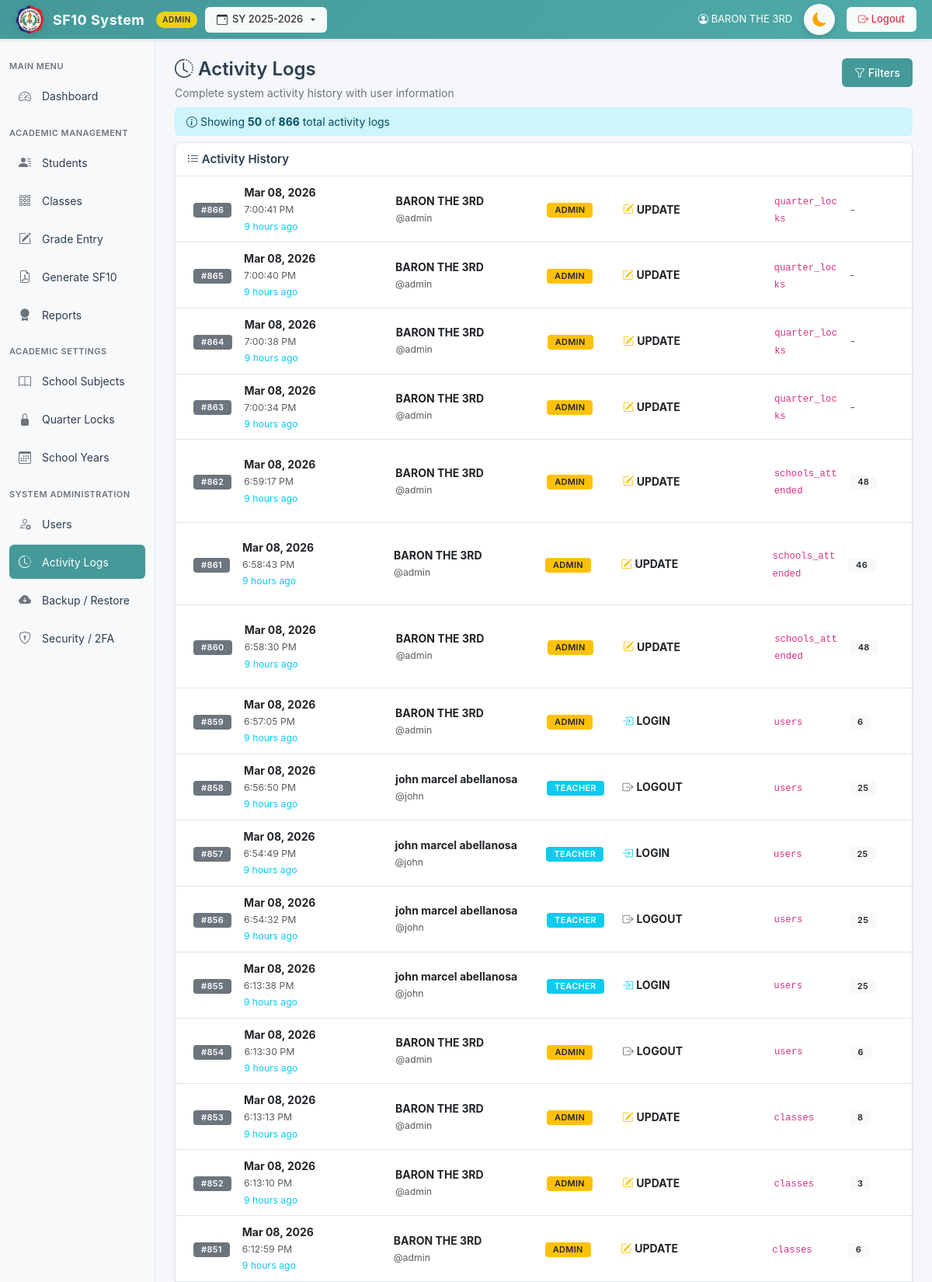
Screenshot of /pages/logs.php (signed in, upper part) with the database file from the repository.
### tables this page shows
CREATE TABLE `change_logs` (
  `id` int(11) NOT NULL AUTO_INCREMENT,
  `user_id` int(11) DEFAULT NULL,
  `action` varchar(255) DEFAULT NULL,
  `table_name` varchar(50) DEFAULT NULL,
  `record_id` int(11) DEFAULT NULL,
  `timestamp` datetime DEFAULT current_timestamp(),
  `details` text DEFAULT NULL,
  PRIMARY KEY (`id`),
  KEY `user_id` (`user_id`),
  CONSTRAINT `change_logs_ibfk_1` FOREIGN KEY (`user_id`) REFERENCES `users` (`id`) ON DELETE SET NULL
);

CREATE TABLE `users` (
  `id` int(11) NOT NULL AUTO_INCREMENT,
  `username` varchar(50) NOT NULL,
  `password` varchar(255) NOT NULL,
  `full_name` varchar(100) NOT NULL,
  `role` enum('admin','teacher') NOT NULL,
  `school_name` varchar(255) DEFAULT NULL,
  `school_id` varchar(50) DEFAULT NULL,
  `district` varchar(100) DEFAULT NULL,
  `division` varchar(100) DEFAULT NULL,
  `region` varchar(100) DEFAULT NULL,
  `subject_id` int(11) DEFAULT NULL COMMENT 'For subject teachers - which subject they teach',
  `created_at` timestamp NOT NULL DEFAULT current_timestamp(),
  `totp_secret` varchar(255) DEFAULT NULL,
  `2fa_on_login` tinyint(1) DEFAULT 0,
  `remember_token` varchar(255) DEFAULT NULL,
  PRIMARY KEY (`id`),
  UNIQUE KEY `username` (`username`),
  KEY `fk_users_subject` (`subject_id`),
  CONSTRAINT `fk_users_subject` FOREIGN KEY (`subject_id`) REFERENCES `subjects` (`id`) ON DELETE SET NULL ON UPDATE CASCADE
);

### pages/logs.php (the view, shortened to what this page needs)
<?php
require_once '../includes/db.php';
include '../templates/header.php';
$page = isset($_GET['page']) ? (int)$_GET['page'] : 1;
$per_page = 50;
$offset = ($page - 1) * $per_page;
$where_conditions = [];
$params = [];
$param_types = '';
$where_sql = !empty($where_conditions) ? 'WHERE ' . implode(' AND ', $where_conditions) : '';
$count_query = "SELECT COUNT(*) as total FROM change_logs cl $where_sql";
if (!empty($params)) {
    $stmt = $conn->prepare($count_query);
    $stmt->bind_param($param_types, ...$params);
    $stmt->execute();
    $total_logs = $stmt->get_result()->fetch_assoc()['total'];
} else {
    $total_logs = $conn->query($count_query)->fetch_assoc()['total'];
}
$logs_query = "SELECT cl.*, u.username, u.full_name, u.role
               FROM change_logs cl
               LEFT JOIN users u ON cl.user_id = u.id
               $where_sql
               ORDER BY cl.timestamp DESC
               LIMIT ? OFFSET ?";
$params[] = $per_page;
$params[] = $offset;
$param_types .= 'ii';
$stmt = $conn->prepare($logs_query);
if (!empty($where_conditions)) {
    $stmt->bind_param($param_types, ...$params);
} else {
    $stmt->bind_param('ii', $per_page, $offset);
}
$stmt->execute();
$logs = $stmt->get_result();
function getActionIcon($action) {
    $icons = [
        'INSERT' => 'bi-plus-circle text-success',
        'UPDATE' => 'bi-pencil-square text-warning',
        'DELETE' => 'bi-trash text-danger',
        'LOGIN' => 'bi-box-arrow-in-right text-info',
        'LOGOUT' => 'bi-box-arrow-right text-secondary',
        'CREATE' => 'bi-file-plus text-success',
        'GRADE_ENTRY' => 'bi-journal-check text-primary',
    ];
    return $icons[$action] ?? 'bi-circle text-muted';
}
function timeAgo($datetime) {
    $timestamp = strtotime($datetime);
    $now = time();
    $diff = $now - $timestamp;
    if ($diff < 86400) {
        $hours = floor($diff / 3600);
        return $hours . ' hour' . ($hours != 1 ? 's' : '') . ' ago';
    }
    return date('M d, Y g:i A', $timestamp);
}
?>
<div class="d-flex justify-content-between align-items-start mb-2">
    <div class="page-header mb-0">
        <h2><i class="bi bi-clock-history"></i> Activity Logs</h2>
        <p class="subtitle mb-0">Complete system activity history with user information</p>
    </div>
    <button class="btn btn-primary" data-bs-toggle="modal" data-bs-target="#filterModal">
        <i class="bi bi-funnel"></i> Filters
    </button>
</div>
<div class="alert alert-info compact-stats mb-2">
    <i class="bi bi-info-circle"></i>
    Showing <strong><?= number_format($logs->num_rows) ?></strong> of <strong><?= number_format($total_logs) ?></strong> total activity logs
</div>
<div class="card activity-card">
    <div class="card-header">
        <i class="bi bi-list-ul"></i> Activity History
    </div>
    <div class="card-body p-0 logs-card-body">
        <div class="log-row-container">
            <?php if ($logs->num_rows > 0): ?>
                <?php while($log = $logs->fetch_assoc()): ?>
                <div class="log-row">
                    <div class="row align-items-center">
                        <div class="col-auto" data-label="ID:">
                            <span class="badge bg-secondary">#<?= $log['id'] ?></span>
                        </div>
                        <div class="col-md-2" data-label="Date:">
                            <div>
                                <div><strong><?= date('M d, Y', strtotime($log['timestamp'])) ?></strong></div>
                                <small class="text-muted"><?= date('g:i:s A', strtotime($log['timestamp'])) ?></small><br>
                                <small class="text-info"><?= timeAgo($log['timestamp']) ?></small>
                            </div>
                        </div>
                        <div class="col-md-2" data-label="User:">
                            <div>
                                <div><strong><?= htmlspecialchars($log['full_name'] ?? 'System') ?></strong></div>
                                <small class="text-muted">@<?= htmlspecialchars($log['username'] ?? 'system') ?></small>
                            </div>
                        </div>
                        <div class="col-md-1" data-label="Role:">
                            <div>
                                <?php if ($log['role']): ?>
                                <span class="badge <?= $log['role'] === 'admin' ? 'bg-warning text-dark' : 'bg-info' ?>">
                                    <?= strtoupper($log['role']) ?>
                                </span>
                                <?php else: ?>
                                <span class="badge bg-secondary">SYSTEM</span>
                                <?php endif; ?>
                            </div>
                        </div>
                        <div class="col-md-2" data-label="Action:">
                            <div>
                                <i class="bi <?= getActionIcon($log['action']) ?>"></i>
                                <strong><?= htmlspecialchars($log['action']) ?></strong>
                            </div>
                        </div>
                        <div class="col-md-1" data-label="Table:">
                            <code><?= htmlspecialchars($log['table_name']) ?></code>
                        </div>
                        <div class="col-md-1" data-label="Record:">
                            <div>
                                <?php if ($log['record_id']): ?>
                                <span class="badge bg-light text-dark"><?= $log['record_id'] ?></span>
                                <?php else: ?>
                                <span class="text-muted">-</span>
                                <?php endif; ?>
                            </div>
                        </div>
                    </div>
                </div>
                <?php endwhile; ?>
            <?php endif; ?>
        </div>
    </div>
</div>
<?php include '../templates/footer.php'; ?>

### assets/css/style.css (style rules this page uses)
* { margin: 0; padding: 0; box-sizing: border-box; }
body { background-color: #f5f7fa; font-family: -apple-system, BlinkMacSystemFont, "Segoe UI", Roboto, "Helvetica Neue", Arial, sans-serif; color: #2c3e50; font-size: 14px; overflow-x: hidden; overflow-y: overlay; }
html { overflow-y: overlay; }
:root { --primary-teal: #449999; --primary-teal-dark: #3a8585; --primary-teal-light: #4FABA9; --sidebar-bg: #f8f9fa; --topbar-bg: #449999; --text-dark: #2c3e50; --text-muted: #6c757d; --border-color: #e1e5eb; --card-shadow: 0 1px 3px rgba(0, 0, 0, 0.08); --hover-bg: #f0f2f5; --card-bg: #ffffff; --input-bg: #ffffff; --input-border: #ced4da; --input-text: #212529; }
.page-header { margin-bottom: 25px; }
.page-header h2 { color: var(--text-dark); font-size: 24px; font-weight: 600; margin-bottom: 5px; }
.page-header .subtitle { color: var(--text-muted); font-size: 14px; }
.card { border: 1px solid var(--border-color); border-radius: 8px; box-shadow: var(--card-shadow); background: white; margin-bottom: 20px; }
.card-header { background: white; border-bottom: 1px solid var(--border-color); padding: 16px 20px; font-weight: 600; color: var(--text-dark); font-size: 15px; border-radius: 8px 8px 0 0 !important; }
.card-body { padding: 20px; }
.btn { border-radius: 6px; font-weight: 500; padding: 8px 16px; font-size: 14px; transition: all 0.2s; border: none; }
.btn-primary { background-color: var(--primary-teal); color: white; }
.alert { border-radius: 6px; border: none; font-size: 14px; padding: 12px 16px; }
.badge { padding: 4px 10px; border-radius: 4px; font-size: 11px; font-weight: 600; text-transform: uppercase; letter-spacing: 0.3px; }

### templates/header.php (style rules this page uses)
html, body { background-color: #f4f7fb; }

### pages/logs.php (style rules this page uses)
html, body { height: 100vh; margin: 0; padding: 0; overflow: hidden !important; }
body { display: flex; flex-direction: column; height: 100vh; }
.activity-card { flex: 1 1 auto; display: flex; flex-direction: column; min-height: 0; overflow: hidden; margin-bottom: 0; }
.activity-card .card-header { flex-shrink: 0; position: sticky; top: 0; z-index: 100; background: var(--card-bg); border-bottom: 1px solid var(--border-color); }
.activity-card .card-body { flex: 1 1 auto; min-height: 0; overflow-y: auto !important; overflow-x: auto; padding: 0; -webkit-overflow-scrolling: touch; }
@media (min-width: 769px) { .log-row-container { min-width: 1200px; } }
@media (min-width: 769px) { .log-row .row { flex-wrap: nowrap; } }
.log-row { border-bottom: 1px solid var(--border-color); padding: 10px 15px; transition: background-color 0.2s; }
.log-row .row { margin: 0; }
.log-row .col-auto, .log-row [class*="col-"] { padding-left: 8px; padding-right: 8px; }
@media (min-width: 769px) { .log-row { min-width: 1000px; } }
.compact-stats { padding: 8px 15px; margin-bottom: 12px; font-size: 14px; }
.activity-card .card-header { padding: 10px 15px; font-size: 15px; font-weight: 600; }

### rows the page displays
change_logs: id "866", timestamp "Mar 08, 2026", timestamp "7:00:41 PM", timestamp "9 hours ago", user.full_name "BARON THE 3RD", user.username "admin", user.role "ADMIN", action "UPDATE", table_name "quarter_locks"
change_logs: id "865", timestamp "Mar 08, 2026", timestamp "7:00:40 PM", timestamp "9 hours ago", user.full_name "BARON THE 3RD", user.username "admin", user.role "ADMIN", action "UPDATE", table_name "quarter_locks"
change_logs: id "864", timestamp "Mar 08, 2026", timestamp "7:00:38 PM", timestamp "9 hours ago", user.full_name "BARON THE 3RD", user.username "admin", user.role "ADMIN", action "UPDATE", table_name "quarter_locks"
change_logs: id "863", timestamp "Mar 08, 2026", timestamp "7:00:34 PM", timestamp "9 hours ago", user.full_name "BARON THE 3RD", user.username "admin", user.role "ADMIN", action "UPDATE", table_name "quarter_locks"
change_logs: id "862", timestamp "Mar 08, 2026", timestamp "6:59:17 PM", timestamp "9 hours ago", user.full_name "BARON THE 3RD", user.username "admin", user.role "ADMIN", action "UPDATE", table_name "schools_attended", record "48"
change_logs: id "861", timestamp "Mar 08, 2026", timestamp "6:58:43 PM", timestamp "9 hours ago", user.full_name "BARON THE 3RD", user.username "admin", user.role "ADMIN", action "UPDATE", table_name "schools_attended", record "46"
change_logs: id "860", timestamp "Mar 08, 2026", timestamp "6:58:30 PM", timestamp "9 hours ago", user.full_name "BARON THE 3RD", user.username "admin", user.role "ADMIN", action "UPDATE", table_name "schools_attended", record "48"
change_logs: id "859", timestamp "Mar 08, 2026", timestamp "6:57:05 PM", timestamp "9 hours ago", user.full_name "BARON THE 3RD", user.username "admin", user.role "ADMIN", action "LOGIN", table_name "users", record "6"
change_logs: id "858", timestamp "Mar 08, 2026", timestamp "6:56:50 PM", timestamp "9 hours ago", user.full_name "john marcel abellanosa", user.username "john", user.role "TEACHER", action "LOGOUT", table_name "users", record "25"
change_logs: id "857", timestamp "Mar 08, 2026", timestamp "6:54:49 PM", timestamp "9 hours ago", user.full_name "john marcel abellanosa", user.username "john", user.role "TEACHER", action "LOGIN", table_name "users", record "25"
change_logs: id "856", timestamp "Mar 08, 2026", timestamp "6:54:32 PM", timestamp "9 hours ago", user.full_name "john marcel abellanosa", user.username "john", user.role "TEACHER", action "LOGOUT", table_name "users", record "25"
change_logs: id "855", timestamp "Mar 08, 2026", timestamp "6:13:38 PM", timestamp "9 hours ago", user.full_name "john marcel abellanosa", user.username "john", user.role "TEACHER", action "LOGIN", table_name "users", record "25"
change_logs: id "854", timestamp "Mar 08, 2026", timestamp "6:13:30 PM", timestamp "9 hours ago", user.full_name "BARON THE 3RD", user.username "admin", user.role "ADMIN", action "LOGOUT", table_name "users", record "6"
change_logs: id "853", timestamp "Mar 08, 2026", timestamp "6:13:13 PM", timestamp "9 hours ago", user.full_name "BARON THE 3RD", user.username "admin", user.role "ADMIN", action "UPDATE", table_name "classes", record "8"
change_logs: id "852", timestamp "Mar 08, 2026", timestamp "6:13:10 PM", timestamp "9 hours ago", user.full_name "BARON THE 3RD", user.username "admin", user.role "ADMIN", action "UPDATE", table_name "classes", record "3"
change_logs: id "851", timestamp "Mar 08, 2026", timestamp "6:12:59 PM", timestamp "9 hours ago", user.full_name "BARON THE 3RD", user.username "admin", user.role "ADMIN", action "UPDATE", table_name "classes", record "6"

### other values shown
$_SESSION['school_year'] "2025-2026"
$user['full_name'] "BARON THE 3RD"
$logs->num_rows "50"
$total_logs "866"
